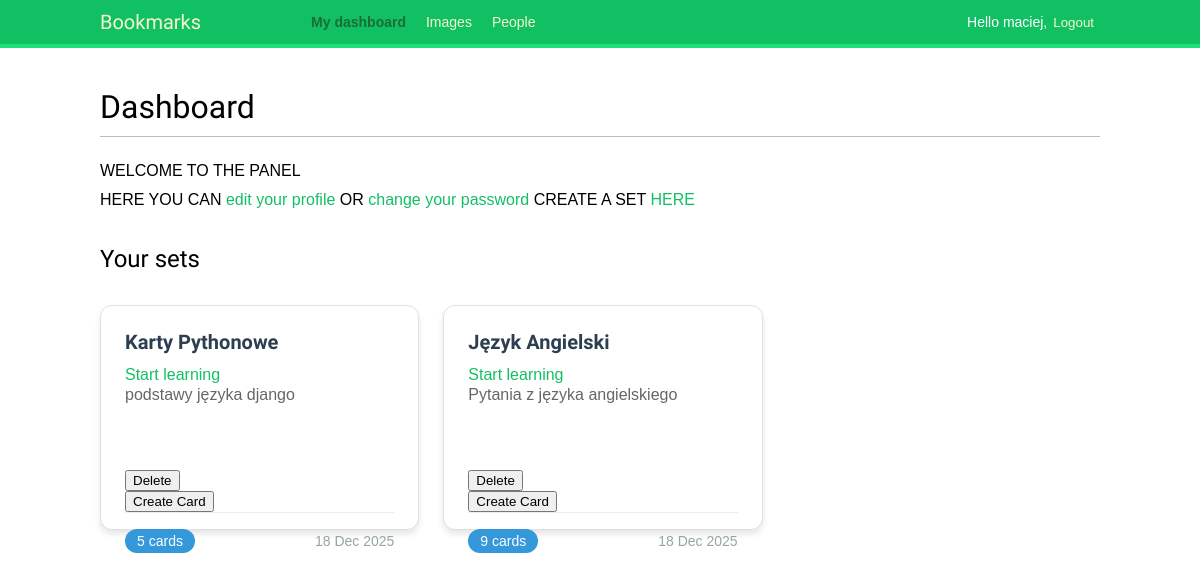
The app's page /account/ (signed in) with its own data.
### sets/models.py (models this page shows, shortened)
class Set(models.Model):
    owner=models.ForeignKey(
        User,
        on_delete=models.CASCADE,
        related_name='sets'
    )
    name = models.CharField(max_length=255, unique=True)
    description = models.CharField(blank=True)
    created_at = models.DateTimeField(auto_now_add=True)
    sessions_count = models.PositiveIntegerField(default=0, editable=False)
    @property
    def cards_count(self):
        return self.cards.count()

### account/views.py (the view)
# urls.py: path('', dashboard, name='dashboard'),
@login_required
def dashboard(request):
    sets = Set.objects.filter(owner=request.user)
    return render(
        request,
        'account/dashboard.html',
        {
            'section': 'dashboard',
            'sets': sets
        }
    )

### account/templates/account/dashboard.html (shortened to what this page needs)
{% extends "base.html" %}
{% block content %}
  <h1>Dashboard</h1>
  <p>
    WELCOME TO THE PANEL
    <br>
    HERE YOU CAN <a href="{% url 'edit' %}">edit your profile</a> OR <a href="{% url 'password_change' %}">change your password</a>
    CREATE A SET <a href="{% url 'sets:set_create' %}"> HERE </a>
    <br>
  </p>
  <h2>Your sets</h2>
  {% include 'sets/sets_plates.html' %}
{% endblock %}

### account/templates/base.html (shortened to what this page needs)
{% load static %}
<!DOCTYPE html>
<html>
<head>
  <link href="{% static "css/base.css" %}" rel="stylesheet">
</head>
<body>
  <div id="header">
    <span class="logo">Bookmarks</span>
    {% if request.user.is_authenticated %}
      <ul class="menu">
        <li {% if section == "dashboard" %}class="selected"{% endif %}>
          <a href="{% url "dashboard" %}">My dashboard</a>
        </li>
        <li {% if section == "images" %}class="selected"{% endif %}>
          <a href="#">Images</a>
        </li>
        <li {% if section == "people" %}class="selected"{% endif %}>
          <a href="#">People</a>
        </li>
      </ul>
    {% endif %}
    <span class="user">
      {% if request.user.is_authenticated %}
        Hello {{ request.user.first_name|default:request.user.username }},
        <form action="{% url "logout" %}" method="post">
          <button type="submit">Logout</button>
        </form>
      {% else %}
        <a href="{% url "login" %}">Log-in</a>
      {% endif %}
    </span>
  </div>
  <div id="content">
    {% block content %}
    {% endblock %}
  </div>
</body>
</html>

### sets/templates/sets/sets_plates.html (shortened to what this page needs)
{% load static %}
<head>
  <link href="{% static "styles/sets_styles.css" %}" rel="stylesheet">
</head>
{% if sets %}
  <div id="sets-container">
    <ul class="sets-grid">
      {% for set in sets %}
        <li class="set-card">
          <div class="set-content">
            <h3 class="set-title">{{ set.name }}</h3>
            <a href="{% url 'learn_sessions:start' set.id %}">
              Start learning
            </a>
            <p class="set-description">{{ set.description|default:"No description" }}</p>
            <div class="delete_set">
              <form method="post"
                  action="{% url 'sets:delete' set.id %}"
                  onsubmit="return confirm('Are you sure you want to permanently remove the {{ set.name }} set?');">
                <button type="submit">Delete</button>
              </form>
            </div>
            <div class="create_card">
              <form method="post" action="{% url 'sets:create' set.id %}">
                <button type="submit">Create Card</button>
              </form>
            </div>
            <div class="set-footer">
              <span class="card-count">{{ set.cards_count }} cards</span>
              <small class="set-date">{{ set.created_at|date:"d M Y" }}</small>
            </div>
          </div>
        </li>
      {% endfor %}
    </ul>
  </div>
{% else %}
  <p class="empty-state">You don't have any sets yet.</p>
{% endif %}

### account/static/css/base.css (style rules this page uses)
body { margin:0; padding:0; font-family:helvetica, sans-serif; }
p { line-height: 1.8; }
a { color:#12c064; text-decoration:none; }
h1, h2, h3, h4, h5 , h6 { font-family: 'Muli', sans-serif; font-weight:normal; }
h1 { border-bottom:1px solid #bbb; padding:0 0 10px 0; margin:10px 0 20px 0; }
h2 { margin:30px 0 20px; }
#header { padding:10px 100px; font-size:14px; background:#12c064; color:#fff; border-bottom:4px solid #1cdf78; overflow:auto; }
#header .logo { font-family: 'Muli', sans-serif; float:left; color:#f3f7cc; font-size:20px; margin-right:10%; }
#header ul.menu { list-style:none; float:left; margin:0; padding:0; }
#header ul.menu li { float:left; padding:4px 10px; }
#header ul.menu li.selected a, #header ul.menu li.selected a:hover { color:#1b6d32; font-weight:bold; }
#header a { color:#f3f7cc; }
#header .user { float:right; padding-top:4px; }
#header .user form { display:inline; float:right; }
#header .user button { background:none; color:#f3f7cc; border:none; cursor:pointer; float:left; display:inline; }
#content { padding:30px 100px; }
form { overflow:auto; }

### sets/static/styles/sets_styles.css (style rules this page uses)
#sets-container { margin: 2rem 0; }
.sets-grid { list-style: none; padding: 0; margin: 0; display: flex; flex-wrap: wrap; gap: 1.5rem; }
.set-card { background: white; border-radius: 12px; box-shadow: 0 4px 6px rgba(0, 0, 0, 0.1); border: 1px solid #e0e0e0; width: calc(33.333% - 1rem); min-width: 250px; transition: transform 0.2s, box-shadow 0.2s; }
.set-content { padding: 1.5rem; height: 100%; display: flex; flex-direction: column; }
.set-title { margin: 0 0 0.75rem 0; font-size: 1.25rem; color: #2c3e50; font-weight: 600; }
.set-description { margin: 0 0 1rem 0; color: #666; line-height: 1.4; flex-grow: 1; }
.set-footer { display: flex; justify-content: space-between; align-items: center; padding-top: 1rem; border-top: 1px solid #eee; margin-top: auto; }
.card-count { background: #3498db; color: white; padding: 0.25rem 0.75rem; border-radius: 20px; font-size: 0.875rem; font-weight: 500; }
.set-date { color: #95a5a6; font-size: 0.875rem; }

### records on screen
Set: name "Karty Pythonowe", description "podstawy języka django", cards_count "5", created_at "18 Dec 2025"
Set: name "Język Angielski", description "Pytania z języka angielskiego", cards_count "9", created_at "18 Dec 2025"

### other values on screen
{{ request.user.first_name|default:request.user.username }} "maciej"
